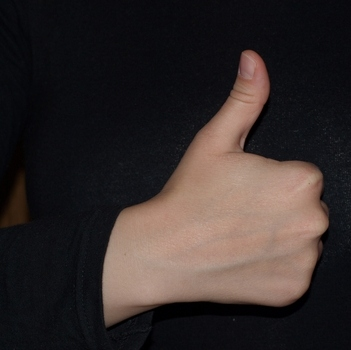
#> input picture data/Training-Dataset/Images/1_P_hgr1_id02_1.jpg, 351 x 350 px; its folder holds only this picture in this run
$ jupyter execute --allow-errors skin_color_histogram.ipynb
#> lines starting #> are read from the running program, lines starting #| are printed output that depends on the picture
[cell 1]
import matplotlib.pyplot as plt
import numpy as np
import cv2
import os

[cell 2]
train_img_path  = "../data/Training-Dataset/Images/"
train_mask_path = "../data/Training-Dataset/Masks-Ideal/"
validation_img_path  = "../data/Validation-Dataset/Images/"
validation_mask_path = "../data/Validation-Dataset/Masks-Ideal/"

[cell 3]
def load_images_from_folder(folder):
#> called with folder = '../data/Training-Dataset/Images/'
    images = {}
    for filename in os.listdir(folder):
        img = cv2.imread(os.path.join(folder,filename))
#> img is the input picture: shape (350, 351, 3); mean B, G, R 43, 44.3, 52.7
        if img is not None:
            images[filename.split('.')[0]] = img  #remove extension from file name
    return images

[cell 4]
images = load_images_from_folder(train_img_path)
#> images = 1 item
#> (the rest of this cell did not finish here and is left out)


valid_images = load_images_from_folder(validation_img_path)
valid_masks  = load_images_from_folder(validation_mask_path)

[cell 5]
plt.title("Example Image")
#> (the rest of this cell did not finish here and is left out)

[cell 6]
def skinDetection(image, mask, value = 255):
    mask_skin = mask != 0
    img = image.copy()
    img[mask_skin] = value
    return img

[cell 7]
def nonSkinDetection(image, mask, value = 255):
    mask_non_skin = mask == 0
    img = image.copy()
    img[mask_non_skin]= value
    return img

[cell 8]
def removeNoise(image):
    kernel_size = 5
    return cv2.GaussianBlur(image,(kernel_size, kernel_size),0)

[cell 9]
def modifyColorSpace(images, change):
    images_ = {}
    for key in images.keys():
        image = images[key].copy()
        image = cv2.cvtColor(image, change)
        images_[key] = image
    return images_

[cell 10]
def histogram2DCharacterization(images, channels, min_value, max_value, bins, plot=True, save=""):
#> called with min_value = 0, max_value = 255, bins = 20, plot = True, save = ''
    interval=[[min_value,max_value],[min_value,max_value]] # Histogram value's range
    global_hist = np.eye(bins)*0                           # Define number of bins

    for key in images.keys():
        image_copy = images[key].copy()

        x = image_copy[:,:,channels[0]].flatten()
        y = image_copy[:,:,channels[1]].flatten()

        hist, _, _ = np.histogram2d(x, y, bins=bins, range=interval)
        global_hist += hist.T
#> this loop made 1 pass
#> key on pass 1: '1_P_hgr1_id02_1'
#> pass 1, in histogram2DCharacterization, `hist, _, _ = np.histogram2d(x, y, bins=bins, range=interval)`:
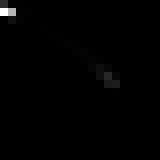
#> hist: shape (20, 20) float64 (shown 8 times larger); min 0, max 44732, mean 307.1; drawn with min black and max white

    if plot:
        extent = [min_value,max_value,min_value,max_value]
        plt.clf()
        plt.imshow(global_hist, extent=extent, origin='lower')
        plt.colorbar()
        if len(save) > 0:plt.savefig(save)
        else: plt.show()
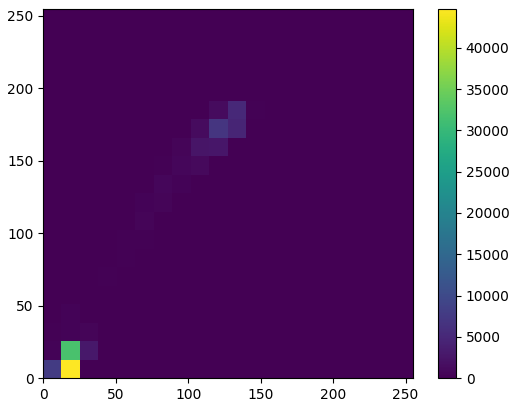
#> figure drawn by matplotlib, 2 panels


    return global_hist

[cell 11]
skin_images = {}
#> (the rest of this cell did not finish here and is left out)

[cell 12]
non_skin_images = {}
#> (the rest of this cell did not finish here and is left out)

[cell 13]
plt.title("Example Image")
#> (the rest of this cell did not finish here and is left out)

### RGB Color Space: R & B component

[cell 14]
hist_image = histogram2DCharacterization(images, [0,2], 0, 255, 20)

[cell 15]
hist_skin = histogram2DCharacterization(skin_images, [0,2], 0, 254, 20) #remove white component (255)
#> call 2 of histogram2DCharacterization, with min_value = 0, max_value = 254, bins = 20, plot = True, save = ''
#> after the loop in histogram2DCharacterization (call 2), `for key in images.keys():`: global_hist: shape (20, 20) float64; every value is 0
#> in histogram2DCharacterization (call 2), `else: plt.show()`:
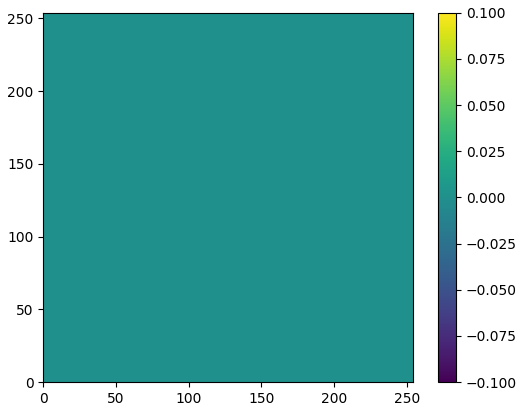
#> figure drawn by matplotlib, 2 panels

[cell 16]
hist_non_skin = histogram2DCharacterization(non_skin_images, [0,2], 0, 254, 20) #remove white component (255)

### YCrCb Color Space: Cr & Cb component

[cell 17]
images_ycrcb = modifyColorSpace(images, cv2.COLOR_BGR2YCrCb)
#> the loop in modifyColorSpace, `for key in images.keys():` made 1 pass
#> images_ycrcb = 1 item

[cell 18]
skin_images_ycrcb = {}
#> (the rest of this cell did not finish here and is left out)

[cell 19]
non_skin_images_ycrcb = {}
#> (the rest of this cell did not finish here and is left out)

[cell 20]
hist_image = histogram2DCharacterization(images_ycrcb, [1,2], 100, 160, 20)
#> call 4 of histogram2DCharacterization, with min_value = 100, max_value = 160, bins = 20, plot = True, save = ''
#> the loop in histogram2DCharacterization (call 4), `for key in images.keys():` made 1 pass
#> in histogram2DCharacterization (call 4), `else: plt.show()`:
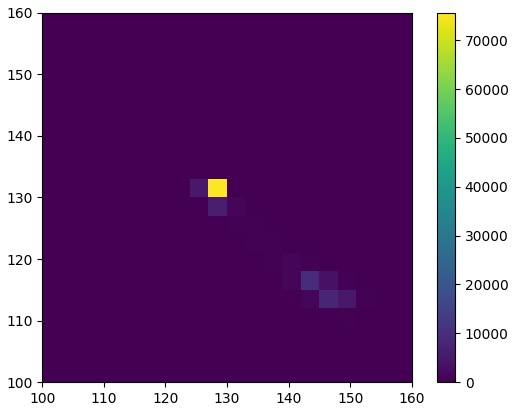
#> figure drawn by matplotlib, 2 panels

[cell 21]
hist_skin = histogram2DCharacterization(skin_images_ycrcb, [1,2], 100, 160, 20) #remove white component set to 255
#> in histogram2DCharacterization (call 5), `else: plt.show()`:
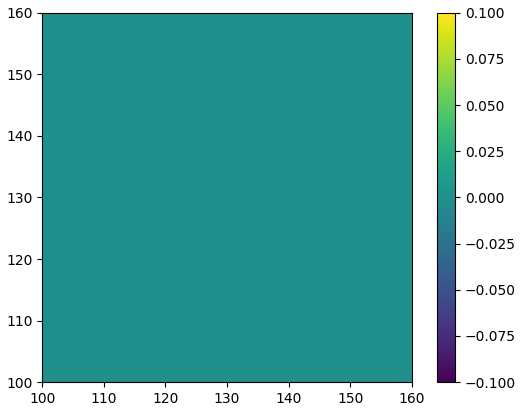
#> figure drawn by matplotlib, 2 panels

[cell 22]
hist_non_skin = histogram2DCharacterization(non_skin_images_ycrcb, [1,2], 100, 160, 20) #remove white component set to255)

### HSV Color Space

[cell 23]
images_hsv = modifyColorSpace(images, cv2.COLOR_BGR2HSV)
#> the loop in modifyColorSpace (call 2), `for key in images.keys():` made 1 pass
#> images_hsv = 1 item

[cell 24]
skin_images_hsv = {}
#> (the rest of this cell did not finish here and is left out)

[cell 25]
non_skin_images_hsv = {}
#> (the rest of this cell did not finish here and is left out)

[cell 26]
hist_image = histogram2DCharacterization(images_hsv, [0,2],0,256,20)
#> the loop in histogram2DCharacterization (call 7), `for key in images.keys():` made 1 pass
#> pass 1, in histogram2DCharacterization (call 7), `hist, _, _ = np.histogram2d(x, y, bins=bins, range=interval)`:
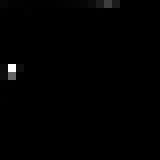
#> hist: shape (20, 20) float64 (shown 8 times larger); min 0, max 53943, mean 307.1; drawn with min black and max white
#> pass 1, in histogram2DCharacterization (call 7), `global_hist += hist.T`:
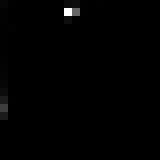
#> global_hist: shape (20, 20) float64 (shown 8 times larger); min 0, max 53943, mean 307.1; drawn with min black and max white
#> in histogram2DCharacterization (call 7), `else: plt.show()`:
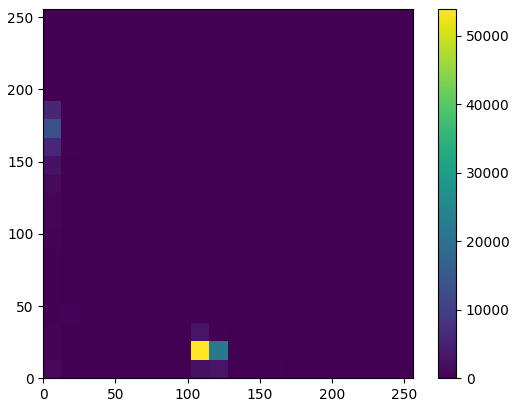
#> figure drawn by matplotlib, 2 panels

[cell 27]
hist_skin = histogram2DCharacterization(skin_images_hsv, [0,2],0,250,20)

[cell 28]
hist_non_skin = histogram2DCharacterization(non_skin_images_hsv, [0,2],0,250,20)

$ run again, on data/Training-Dataset/Images/2_P_hgr1_id03_2.jpg
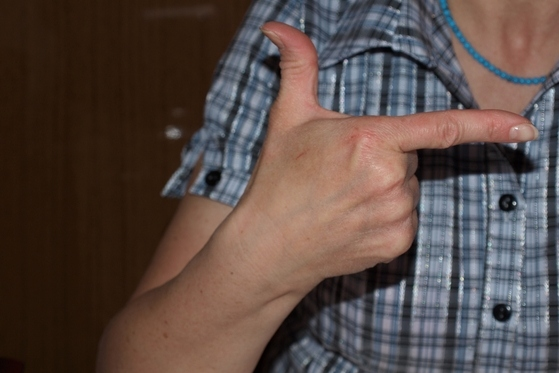
#> input picture data/Training-Dataset/Images/2_P_hgr1_id03_2.jpg, 559 x 373 px
#> in load_images_from_folder, img is the input picture: shape (373, 559, 3); mean B, G, R 69.3, 74.6, 90
#> images = 1 item
#> the loop in histogram2DCharacterization, `for key in images.keys():` made 1 pass
#> key on pass 1: '2_P_hgr1_id03_2'
#> the loop in modifyColorSpace, `for key in images.keys():` made 1 pass
#> the loop in histogram2DCharacterization (call 4), `for key in images.keys():` made 1 pass
#> in histogram2DCharacterization (call 4), `else: plt.show()`:
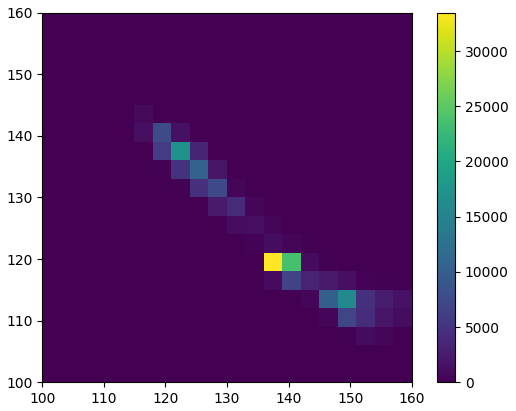
#> figure drawn by matplotlib, 2 panels
#> the loop in modifyColorSpace (call 2), `for key in images.keys():` made 1 pass
#> the loop in histogram2DCharacterization (call 7), `for key in images.keys():` made 1 pass
#> in histogram2DCharacterization (call 7), `else: plt.show()`:
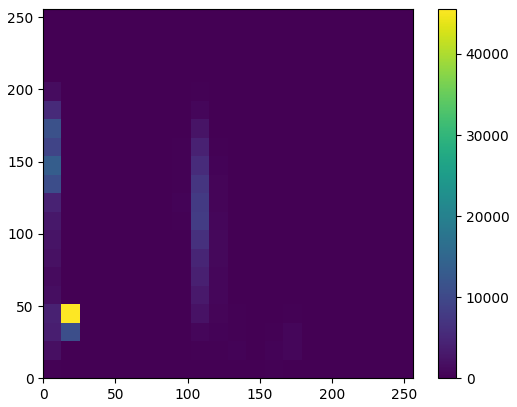
#> figure drawn by matplotlib, 2 panels

$ run again, on data/Training-Dataset/Images/2_P_hgr1_id04_1.jpg
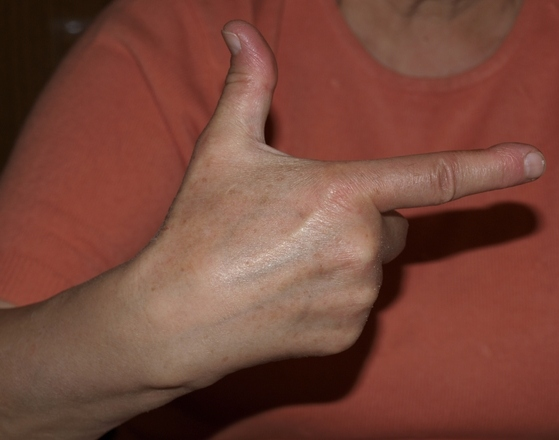
#> input picture data/Training-Dataset/Images/2_P_hgr1_id04_1.jpg, 559 x 440 px
#> in load_images_from_folder, img is the input picture: shape (440, 559, 3); mean B, G, R 58.4, 70.9, 119.6
#> images = 1 item
#> the loop in histogram2DCharacterization, `for key in images.keys():` made 1 pass
#> key on pass 1: '2_P_hgr1_id04_1'
#> the loop in modifyColorSpace, `for key in images.keys():` made 1 pass
#> the loop in histogram2DCharacterization (call 4), `for key in images.keys():` made 1 pass
#> in histogram2DCharacterization (call 4), `else: plt.show()`:
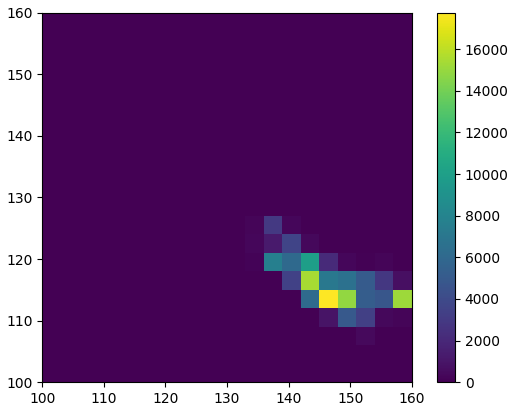
#> figure drawn by matplotlib, 2 panels
#> the loop in modifyColorSpace (call 2), `for key in images.keys():` made 1 pass
#> the loop in histogram2DCharacterization (call 7), `for key in images.keys():` made 1 pass
#> in histogram2DCharacterization (call 7), `else: plt.show()`:
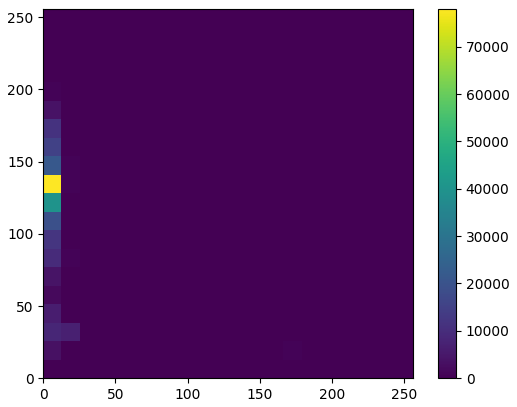
#> figure drawn by matplotlib, 2 panels
